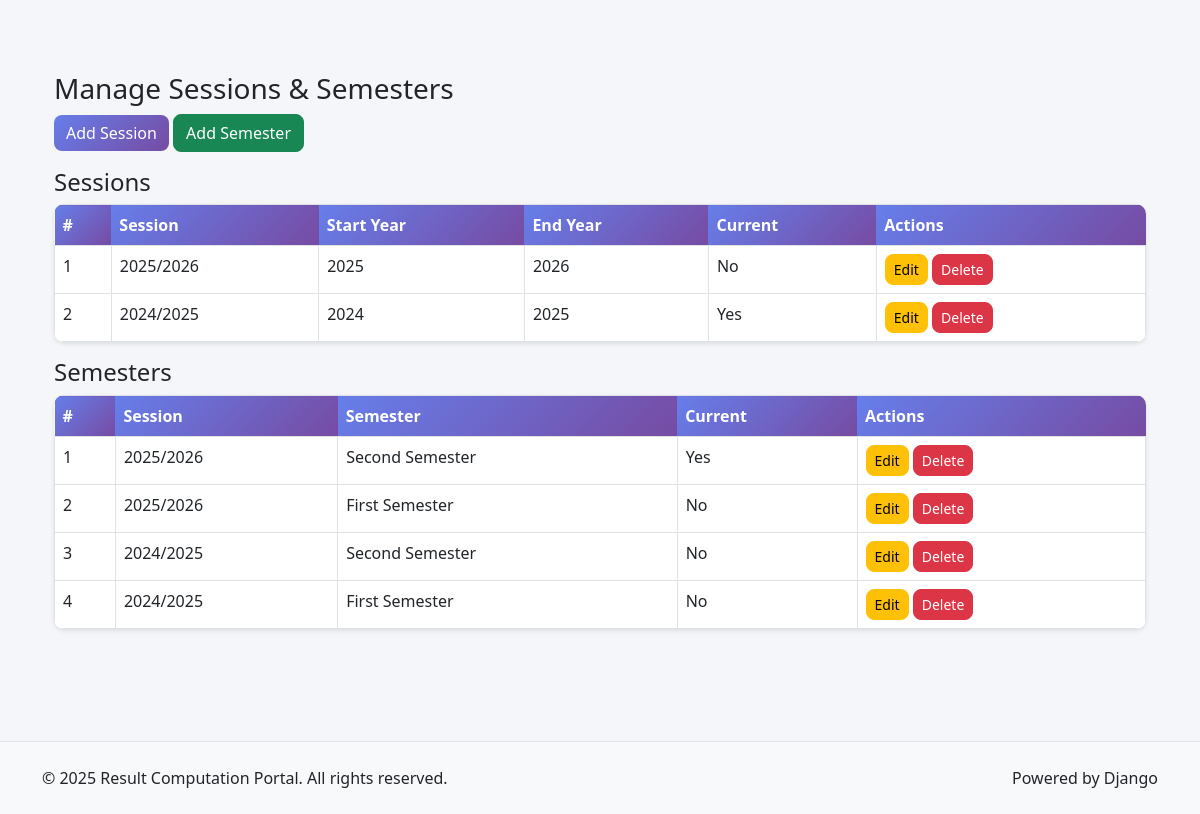
The app's page /courses/sessions-semesters/ with its own data.
### results/models.py (models this page shows, shortened)
class Session(models.Model):
    name = models.CharField(max_length=20, unique=True)  # e.g., "2024/2025"
    start_year = models.IntegerField()
    end_year = models.IntegerField()
    is_current = models.BooleanField(default=False)
    created_at = models.DateTimeField(auto_now_add=True)
    class Meta:
        ordering = ["-start_year"]

class Semester(models.Model):
    SEMESTER_CHOICES = [
        ("first", "First Semester"),
        ("second", "Second Semester"),
    ]
    session = models.ForeignKey(Session, on_delete=models.CASCADE)
    semester = models.CharField(max_length=10, choices=SEMESTER_CHOICES)
    is_current = models.BooleanField(default=False)
    created_at = models.DateTimeField(auto_now_add=True)
    class Meta:
        unique_together = ("session", "semester")
        ordering = ["-session__start_year", "semester"]

### courses/views.py (the view)
# urls.py: path('sessions-semesters/', views.manage_sessions_semesters, name='manage_sessions_semesters'),
def manage_sessions_semesters(request):
    sessions = Session.objects.all().order_by('-id')
    semesters = Semester.objects.all().order_by('-id')
    return render(request, 'courses/manage_sessions_semesters.html', {
        'sessions': sessions,
        'semesters': semesters,
    })

### templates/courses/manage_sessions_semesters.html (shortened to what this page needs)
{% extends 'base/base.html' %}
{% block content %}
<div class="container mt-4">
    <h3>Manage Sessions & Semesters</h3>
    <a href="{% url 'courses:add_session' %}" class="btn btn-primary mb-3">Add Session</a>
    <a href="{% url 'courses:add_semester' %}" class="btn btn-success mb-3">Add Semester</a>
    <h4>Sessions</h4>
    <table class="table table-bordered">
        <thead>
            <tr>
                <th>#</th>
                <th>Session</th>
                <th>Start Year</th>
                <th>End Year</th>
                <th>Current</th>
                <th>Actions</th>
            </tr>
        </thead>
        <tbody>
            {% for session in sessions %}
            <tr>
                <td>{{ forloop.counter }}</td>
                <td>{{ session.name }}</td>
                <td>{{ session.start_year }}</td>
                <td>{{ session.end_year }}</td>
                <td>{{ session.is_current|yesno:"Yes,No" }}</td>
                <td>
                    <a href="{% url 'courses:edit_session' session.pk %}" class="btn btn-sm btn-warning">Edit</a>
                    <a href="{% url 'courses:delete_session' session.pk %}" class="btn btn-sm btn-danger"
                       onclick="return confirm('Are you sure you want to delete this session?');">Delete</a>
                </td>
            </tr>
            {% empty %}
            <tr>
                <td colspan="6" class="text-center">No sessions found.</td>
            </tr>
            {% endfor %}
        </tbody>
    </table>
    <h4>Semesters</h4>
    <table class="table table-bordered">
        <thead>
            <tr>
                <th>#</th>
                <th>Session</th>
                <th>Semester</th>
                <th>Current</th>
                <th>Actions</th>
            </tr>
        </thead>
        <tbody>
            {% for sem in semesters %}
            <tr>
                <td>{{ forloop.counter }}</td>
                <td>{{ sem.session.name }}</td>
                <td>{{ sem.get_semester_display }}</td>
                <td>{{ sem.is_current|yesno:"Yes,No" }}</td>
                <td>
                    <a href="{% url 'courses:edit_semester' sem.pk %}" class="btn btn-sm btn-warning">Edit</a>
                    <a href="{% url 'courses:delete_semester' sem.pk %}" class="btn btn-sm btn-danger"
                       onclick="return confirm('Are you sure you want to delete this semester?');">Delete</a>
                </td>
            </tr>
            {% empty %}
            <tr>
                <td colspan="5" class="text-center">No semesters found.</td>
            </tr>
            {% endfor %}
        </tbody>
    </table>
</div>
{% endblock %}

### static/css/style.css (style rules this page uses)
:root { --primary-color: #667eea; --secondary-color: #764ba2; --success-color: #28a745; --danger-color: #dc3545; --warning-color: #ffc107; --info-color: #17a2b8; --light-color: #f8f9fa; --dark-color: #343a40; }
body { font-family: 'Segoe UI', Tahoma, Geneva, Verdana, sans-serif; background-color: #f5f6fa; }
.btn { border-radius: 8px; font-weight: 500; transition: all 0.3s ease; }
.btn-primary { background: linear-gradient(135deg, var(--primary-color) 0%, var(--secondary-color) 100%); border: none; }
.table { border-radius: 10px; overflow: hidden; box-shadow: 0 2px 4px rgba(0, 0, 0, 0.1); }
.table thead th { background: linear-gradient(135deg, var(--primary-color) 0%, var(--secondary-color) 100%); color: white; border: none; font-weight: 600; }

### records on screen
Session: name "2025/2026", start_year "2025", end_year "2026", is_current "No"
Session: name "2024/2025", start_year "2024", end_year "2025", is_current "Yes"
Semester: session.name "2025/2026", semester "Second Semester", is_current "Yes"
Semester: session.name "2025/2026", semester "First Semester", is_current "No"
Semester: session.name "2024/2025", semester "Second Semester", is_current "No"
Semester: session.name "2024/2025", semester "First Semester", is_current "No"
